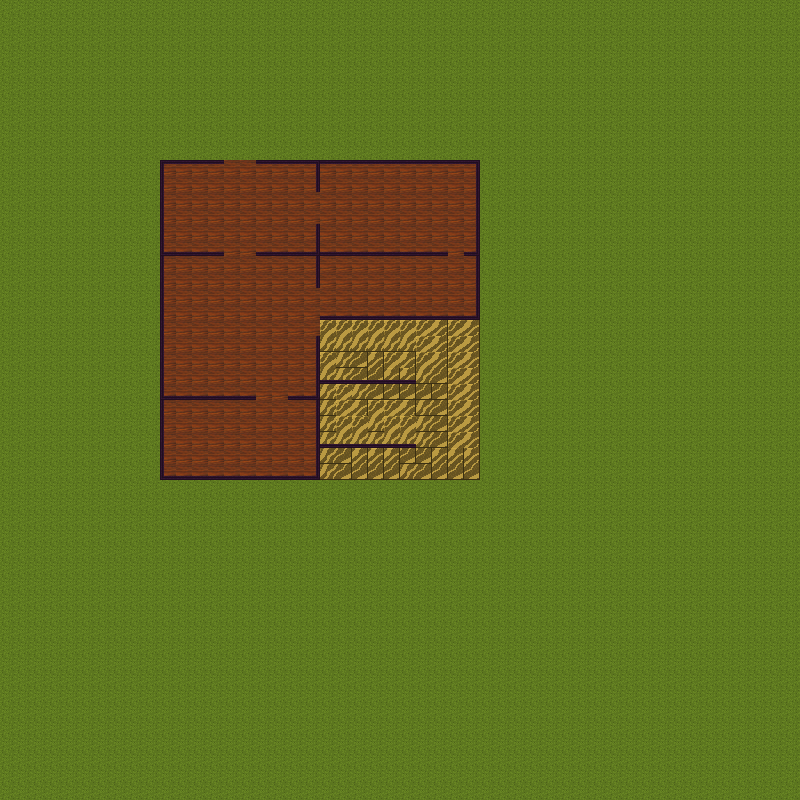

Below is a game level as drawn by its tile map, then a one-line description and the .tmx that defines it (tile-layer data replaced by summaries):
An orthogonal 50x50 tile map with 16x16 px tiles, 3 tile layers (ground, floor, wall).

<map version="1.10" tiledversion="1.10.2" orientation="orthogonal" renderorder="right-down" width="50" height="50" tilewidth="16" tileheight="16" infinite="0" nextlayerid="4" nextobjectid="1">
 <tileset firstgid="1" source="../tsx/Tiles.tsx" />
 <layer id="1" name="ground" width="50" height="50">
  <data>[2500 cells, 2500 non-empty, 1 distinct tile ids]</data>
 </layer>
 <layer id="2" name="floor" width="50" height="50">
  <data>[2500 cells, 400 non-empty, 5 distinct tile ids]</data>
 </layer>
 <layer id="3" name="wall" width="50" height="50">
  <data>[2500 cells, 109 non-empty, 8 distinct tile ids]</data>
 </layer>
</map>
